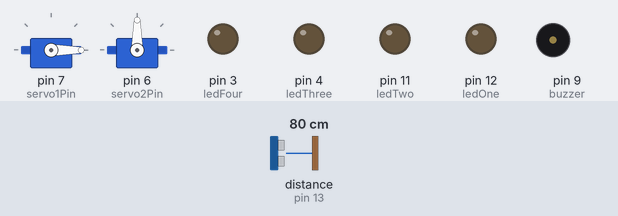
A sketch run on a simulated Arduino Uno, built with avr-gcc and run on an emulated ATmega328P. Parts: 2 × servo, output pins drawn as LEDs (lit = HIGH), buzzer (waves = sounding). Wiring (inferred from the names in the program): ultrasonic range finder: trigger pin 10; echo pin 13. The test bench sets the inputs (shaded band); at power-on: distance to the obstacle (sensor on pin 13) 80 cm. The echo pulse lasts 58.3 µs per cm; pins used as bus, display or sensor lines are not drawn.

Above: at 1.8 s.
1.9 s: distance to the obstacle (sensor on pin 13) set to 7 cm
3.4 s: distance to the obstacle (sensor on pin 13) set to 4 cm
At 5.2 s:
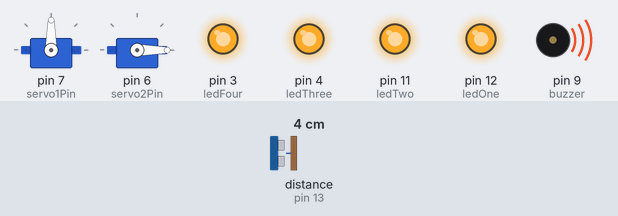
Timing chart, 0 to 12.9 s (numbered marks = the images above; inputs shaded):
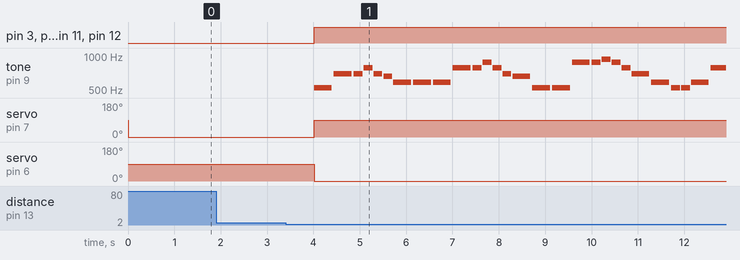

The sketch:

CET431Project.ino
```cpp
#include <Servo.h>


#define NOTE_B0  31
#define NOTE_C1  33
#define NOTE_CS1 35
#define NOTE_D1  37
#define NOTE_DS1 39
#define NOTE_E1  41
#define NOTE_F1  44
#define NOTE_FS1 46
#define NOTE_G1  49
#define NOTE_GS1 52
#define NOTE_A1  55
#define NOTE_AS1 58
#define NOTE_B1  62
#define NOTE_C2  65
#define NOTE_CS2 69
#define NOTE_D2  73
#define NOTE_DS2 78
#define NOTE_E2  82
#define NOTE_F2  87
#define NOTE_FS2 93
#define NOTE_G2  98
#define NOTE_GS2 104
#define NOTE_A2  110
#define NOTE_AS2 117
#define NOTE_B2  123
#define NOTE_C3  131
#define NOTE_CS3 139
#define NOTE_D3  147
#define NOTE_DS3 156
#define NOTE_E3  165
#define NOTE_F3  175
#define NOTE_FS3 185
#define NOTE_G3  196
#define NOTE_GS3 208
#define NOTE_A3  220
#define NOTE_AS3 233
#define NOTE_B3  247
#define NOTE_C4  262
#define NOTE_CS4 277
#define NOTE_D4  294
#define NOTE_DS4 311
#define NOTE_E4  330
#define NOTE_F4  349
#define NOTE_FS4 370
#define NOTE_G4  392
#define NOTE_GS4 415
#define NOTE_A4  440
#define NOTE_AS4 466
#define NOTE_B4  494
#define NOTE_C5  523
#define NOTE_CS5 554
#define NOTE_D5  587
#define NOTE_DS5 622
#define NOTE_E5  659
#define NOTE_F5  698
#define NOTE_FS5 740
#define NOTE_G5  784
#define NOTE_GS5 831
#define NOTE_A5  880
#define NOTE_AS5 932
#define NOTE_B5  988
#define NOTE_C6  1047
#define NOTE_CS6 1109
#define NOTE_D6  1175
#define NOTE_DS6 1245
#define NOTE_E6  1319
#define NOTE_F6  1397
#define NOTE_FS6 1480
#define NOTE_G6  1568
#define NOTE_GS6 1661
#define NOTE_A6  1760
#define NOTE_AS6 1865
#define NOTE_B6  1976
#define NOTE_C7  2093
#define NOTE_CS7 2217
#define NOTE_D7  2349
#define NOTE_DS7 2489
#define NOTE_E7  2637
#define NOTE_F7  2794
#define NOTE_FS7 2960
#define NOTE_G7  3136
#define NOTE_GS7 3322
#define NOTE_A7  3520
#define NOTE_AS7 3729
#define NOTE_B7  3951
#define NOTE_C8  4186
#define NOTE_CS8 4435
#define NOTE_D8  4699
#define NOTE_DS8 4978
#define REST      0


// change this to make the song slower or faster
int tempo = 140;

// change this to whichever pin you want to use
int buzzer = 9;

// notes of the moledy followed by the duration.
// a 4 means a quarter note, 8 an eighteenth , 16 sixteenth, so on
// !!negative numbers are used to represent dotted notes,
// so -4 means a dotted quarter note, that is, a quarter plus an eighteenth!!
int melody[] = {

  // We Wish You a Merry Christmas
  // Score available at https://musescore.com/user/6208766/scores/1497501

  NOTE_C5,4, //1
  NOTE_F5,4, NOTE_F5,8, NOTE_G5,8, NOTE_F5,8, NOTE_E5,8,
  NOTE_D5,4, NOTE_D5,4, NOTE_D5,4,
  NOTE_G5,4, NOTE_G5,8, NOTE_A5,8, NOTE_G5,8, NOTE_F5,8,
  NOTE_E5,4, NOTE_C5,4, NOTE_C5,4,
  NOTE_A5,4, NOTE_A5,8, NOTE_AS5,8, NOTE_A5,8, NOTE_G5,8,
  NOTE_F5,4, NOTE_D5,4, NOTE_C5,8, NOTE_C5,8,
  NOTE_D5,4, NOTE_G5,4, NOTE_E5,4,

  NOTE_F5,2,


};

// sizeof gives the number of bytes, each int value is composed of two bytes (16 bits)
// there are two values per note (pitch and duration), so for each note there are four bytes
int notes = sizeof(melody) / sizeof(melody[0]) / 2;

// this calculates the duration of a whole note in ms
int wholenote = (60000 * 4) / tempo;

int divider = 0, noteDuration = 0;


const int trigPin =10;
const int echoPin = 13;
const int ledOne = 12;
const int ledTwo = 11;
const int ledThree = 4;
const int ledFour = 3;
const int servo1Pin = 7;
const int servo2Pin = 6;


Servo myPointer1;
Servo myPointer2;


float cm;
long duration;
int distance;
int safetyDistance;


void setup() {
  Serial.begin(9600);
  pinMode(buzzer, OUTPUT);
  pinMode(trigPin, OUTPUT);
  pinMode(echoPin, INPUT);
  pinMode(ledOne, OUTPUT);
  pinMode(ledTwo, OUTPUT);
  pinMode(ledThree, OUTPUT);
  pinMode(ledFour, OUTPUT);
  myPointer1.attach(servo1Pin);
  myPointer2.attach(servo2Pin);


  digitalWrite(trigPin, LOW);

}

void loop() {


  digitalWrite(trigPin, LOW);
  delayMicroseconds(2);


    digitalWrite(trigPin, HIGH);
    delayMicroseconds(10);
    digitalWrite(trigPin, LOW);

    // Reads the echoPin, returns the sound wave travel time in microseconds
    duration = pulseIn(echoPin, HIGH);

    // Calculating the distance
    distance= duration*0.034/2;

    safetyDistance = distance;
    if (safetyDistance <= 4){
      digitalWrite(ledOne, HIGH);
      digitalWrite(ledTwo, HIGH);
      digitalWrite(ledThree, HIGH);
      digitalWrite(ledFour, HIGH);
      myPointer1.write(90);
      myPointer2.write(0);
      song();


    }
    else{
      digitalWrite(buzzer, LOW);
      digitalWrite(ledOne, LOW);
      digitalWrite(ledTwo, LOW);
      digitalWrite(ledThree, LOW);
      digitalWrite(ledFour, LOW);
      myPointer1.write(0);
      myPointer2.write(90);
      delay(1000);
    }


}
void song(){
  // iterate over the notes of the melody.
  // Remember, the array is twice the number of notes (notes + durations)
  for (int thisNote = 0; thisNote < notes * 2; thisNote = thisNote + 2) {

    // calculates the duration of each note
    divider = melody[thisNote + 1];
    if (divider > 0) {
      // regular note, just proceed
      noteDuration = (wholenote) / divider;
    } else if (divider < 0) {
      // dotted notes are represented with negative durations!!
      noteDuration = (wholenote) / abs(divider);
      noteDuration *= 1.5; // increases the duration in half for dotted notes
    }

    // we only play the note for 90% of the duration, leaving 10% as a pause
    tone(buzzer, melody[thisNote], noteDuration * 0.9);

    // Wait for the specief duration before playing the next note.
    delay(noteDuration);

    // stop the waveform generation before the next note.
    noTone(buzzer);
  }
}
```

Measured:
- the behaviour switches between 6 and 5 cm on distance to the obstacle (sensor on pin 13) (found by bisection; images 0 and 1)
- after the input at 1.9 s, every drawn part: stays the same
- after the input at 3.4 s, pin 3 (ledFour), pin 4 (ledThree): LOW → HIGH after 0.61 s
